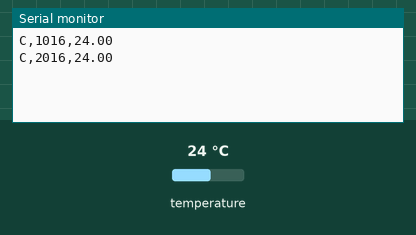
This sketch was run on a simulated Arduino Uno, built with avr-gcc and run on an emulated ATmega328P. Parts: the last lines printed to the serial monitor. Inputs (shaded band) come from the test bench; at power-on: temperature 24 °C.

Above: at 2.8 s.
2.9 s: temperature set to 12 °C
At 3.8 s:
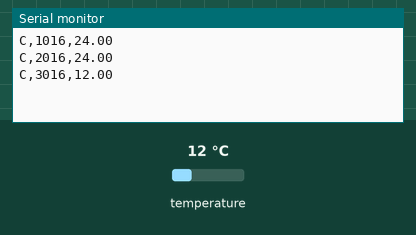
4.4 s: temperature set to 19 °C
At 5.8 s:
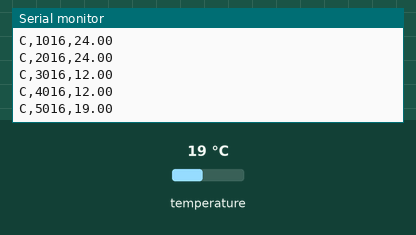
Timing chart, 0 to 7.4 s (numbered marks = the images above; inputs shaded):
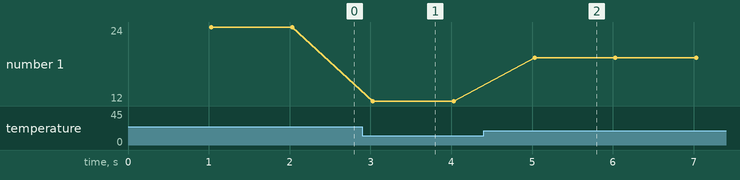

Measured:
- after the input at 2.9 s, the serial monitor: prints a new line after 0.13 s (image 1)
- after the input at 4.4 s, the serial monitor: prints a new line after 0.63 s (image 2)
- plotted number 1: 24 → 12 after the input at 2.9 s, 12 → 19 after the input at 4.4 s

The sketch:

kelvin_cooling.ino
```cpp
#include <OneWire.h>
#include <DallasTemperature.h>

const int PROBE_PIN = A0;
const unsigned long PERIOD_MS = 1000;

OneWire oneWire(PROBE_PIN);
DallasTemperature probe(&oneWire);
unsigned long lastRequest = 0;

void setup() {
  Serial.begin(115200);
  probe.begin();
  probe.setResolution(12);
  probe.setWaitForConversion(false);
  if (probe.getDeviceCount() == 0) Serial.println("# no DS18B20 found");
  probe.requestTemperatures();
  lastRequest = millis();
}

void loop() {
  unsigned long now = millis();
  if (now - lastRequest < PERIOD_MS) return;
  float c = probe.getTempCByIndex(0);
  probe.requestTemperatures();
  lastRequest = now;
  if (c == DEVICE_DISCONNECTED_C || c < -50 || c > 125) {
    Serial.println("# probe not reading");
    return;
  }
  Serial.print("C,"); Serial.print(now); Serial.print(","); Serial.println(c, 2);
}
```
